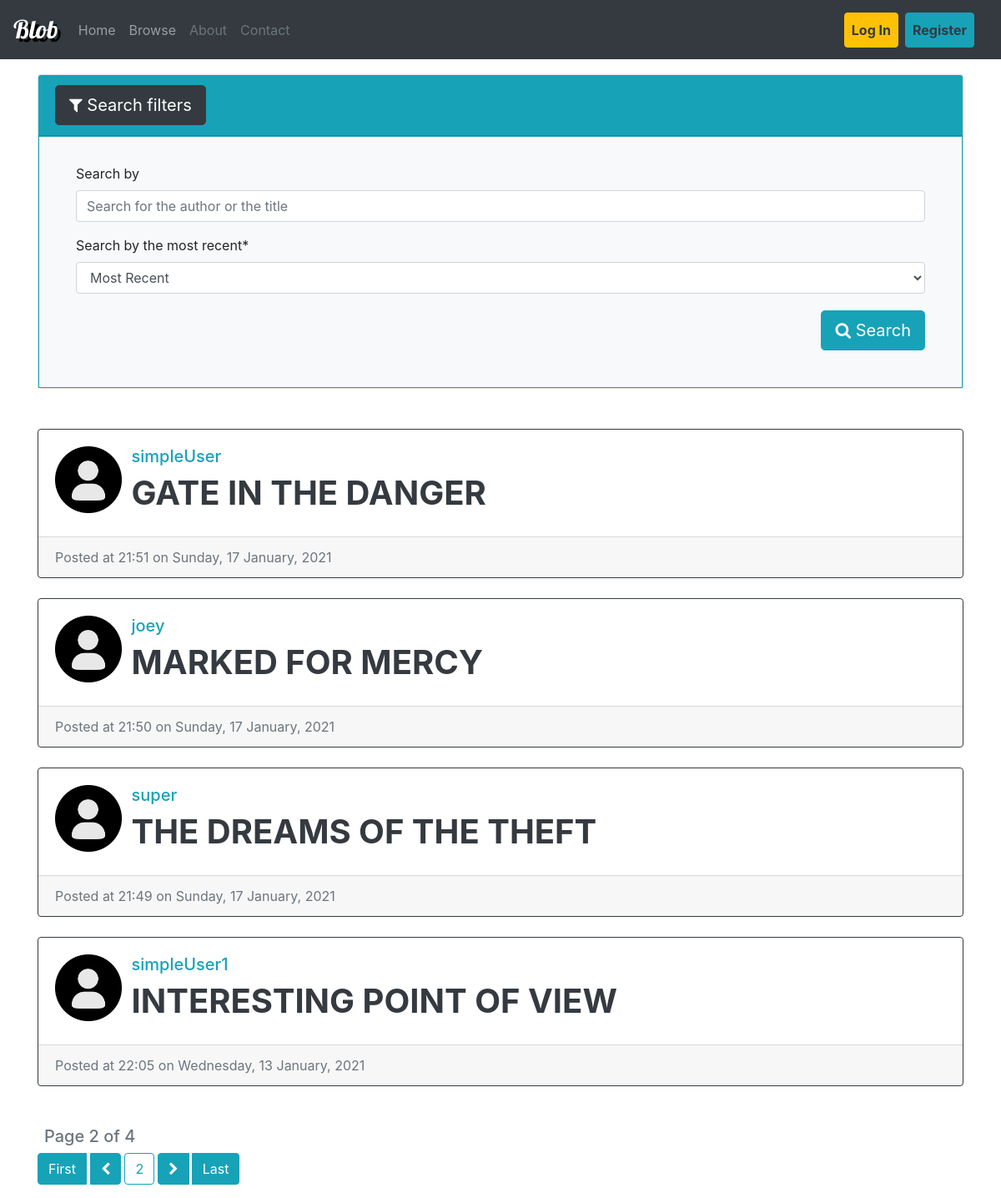
Screenshot of /browse/?page=2 with the database file from the repository.
### blog/models.py (models this page shows, shortened)
class Post(models.Model):
    title = models.CharField(max_length = 100)
    content = tinymce_models.HTMLField()
    date = models.DateTimeField(default=timezone.now)
    author = models.ForeignKey(User, on_delete=models.CASCADE)

### blog/views/main_views.py (the view)
# urls.py: path('browse/', views.browse_posts, name='blog-browse'),
def browse_posts(request):
    post_search = request.GET.get("search")
    post_order = request.GET.get("order_by")
    order = "date" if post_order == "old" else "-date"
    default_form_values = {
        "search": post_search,
    }
    if post_search == None:
        post_search = ""
    form = SearchPostsForm(initial=default_form_values)
    filtered_posts = Post.objects.filter(Q(title__contains=post_search) | Q(author__username__contains=post_search)).order_by(order)
    posts_count = filtered_posts.count()
    posts_per_page = 4
    paginator = Paginator(filtered_posts, posts_per_page)
    page_number = request.GET.get("page")
    found_posts = paginator.get_page(page_number)
    context = {
        "posts": found_posts,
        "form": form,
        "title": "Search",
        "count": posts_count,
    }
    return render(request, "blog/main/browse.html", context=context)

### blog/forms.py
class SearchPostsForm(forms.Form):
    search = forms.CharField(label="Search by", required=False, max_length=100, widget=forms.TextInput(attrs={'name': 'search','placeholder':'Search for the author or the title'}))
    order_by = forms.ChoiceField(label="Search by the most recent", choices=(("new","Most Recent"), ("old","Oldest")))

### account/models.py (called while the page is built)
    def get_picture(self):
        if os.path.exists(self.picture.path):
            return self.picture.url
        return DEFAULT_PICTURE_URL

### blog/templatetags/blog_extras.py (called while the page is built)
@register.simple_tag
def url_replace(request, field, value):
    parameters = request.GET.copy()
    parameters[field] = value
    return parameters.urlencode()

### blog/templates/blog/main/browse.html (shortened to what this page needs)
{% extends "blog/basic.html" %}
{% load crispy_forms_tags %}
{% load blog_extras %}
{% block content_big %}
<div id="accordion">
    <div class="card ">
      <div class="card-header bg-info" id="headingOne">
        <h5 class="mb-0">
          <button class="btn btn-dark btn-lg btn-white" data-toggle="collapse" data-target="#collapseOne" aria-expanded="true" aria-controls="collapseOne">
            <i class="fa fa-filter" aria-hidden="true"></i> Search filters
          </button>
        </h5>
      </div>
      <div id="collapseOne" class="collapse show" aria-labelledby="headingOne" data-parent="#accordion">
        <div class="card-body border border-info bg-light">
            <form method="GET" class="mt-1 p-2">
                <fieldset class="form-group ml-3 mr-3">
                    {{ form|crispy }}
                    <button class="btn btn-lg btn-info mt-1 pull-right" type="submit"> <i class="fa fa-search" aria-hidden="true"></i> Search </button>
                </fieldset>
            </form>
        </div>
      </div>
    </div>
</div>
    {% for post in posts %}
        <div class="card border border-dark mt-4">
            <div class="card-body">
                <div class="row">
                    <div class="col-md-1">
                        <img src="{{ post.author.profile.get_picture }}" alt="Profile Picture" class="rounded" width="80" height="80">
                    </div>
                    <div class="col-md">
                        <h5>
                             <a href="{% url 'account-profile-inspect' post.author.pk %}" class="text-info">{{post.author.username}}</a>
                        </h5>
                        <h1 class="">
                            <a href="{% url 'blog-post-view' post.id %}" class="text-dark font-weight-bold">{{ post.title|upper }}</a>
                        </h1>
                    </div>
                </div>
            </div>
            <div class="card-footer text-muted">
                Posted at {{ post.date|date:"G:i" }} on {{ post.date|date:"l, j F, Y " }}
            </div>
        </div>
    {% endfor %}
    <p class="h5 text-muted mt-5 ml-2">
        Page {{ posts.number }} of {{ posts.paginator.num_pages }}
    </p>
    <div class="btn-toolbar " role="toolbar" aria-label="Toolbar with button groups" >
        <div class="btn-group mr-1" role="group" aria-label="First group">
            {% if posts.has_previous %}
                <a href="?{% url_replace request 'page' 1 %}" class="btn btn-info"> First </a>
                <a href="?{% url_replace request 'page' posts.previous_page_number %}" class="btn btn-info ml-1"> <i class="fa fa-chevron-left" aria-hidden="true"></i> </a>
            {% endif %}
        </div>
        <div class="btn-group mr-1" role="group" aria-label="Second group">
            <a href="?{% url_replace request 'page' posts.number %}" class="btn btn-outline-info"> {{ posts.number }}</a>
        </div>
        <div class="btn-group mr-1" role="group" aria-label="Third group">
            {% if posts.has_next %}
                <a href="?{% url_replace request 'page' posts.next_page_number %}" class="btn btn-info mr-1"> <i class="fa fa-chevron-right" aria-hidden="true"></i></a>
                <a href="?{% url_replace request 'page' posts.paginator.num_pages %}" class="btn btn-info"> Last </a>
            {% endif %}
        </div>
    </div>
{% endblock content_big %}

### rows the page displays
Post: author.username "simpleUser", title "GATE IN THE DANGER", date "21:51", date "Sunday, 17 January, 2021"
Post: author.username "joey", title "MARKED FOR MERCY", date "21:50", date "Sunday, 17 January, 2021"
Post: author.username "super", title "THE DREAMS OF THE THEFT", date "21:49", date "Sunday, 17 January, 2021"
Post: author.username "simpleUser1", title "INTERESTING POINT OF VIEW", date "22:05", date "Wednesday, 13 January, 2021"

### other values shown
{{ posts.number }} "2"
{{ posts.paginator.num_pages }} "4"
